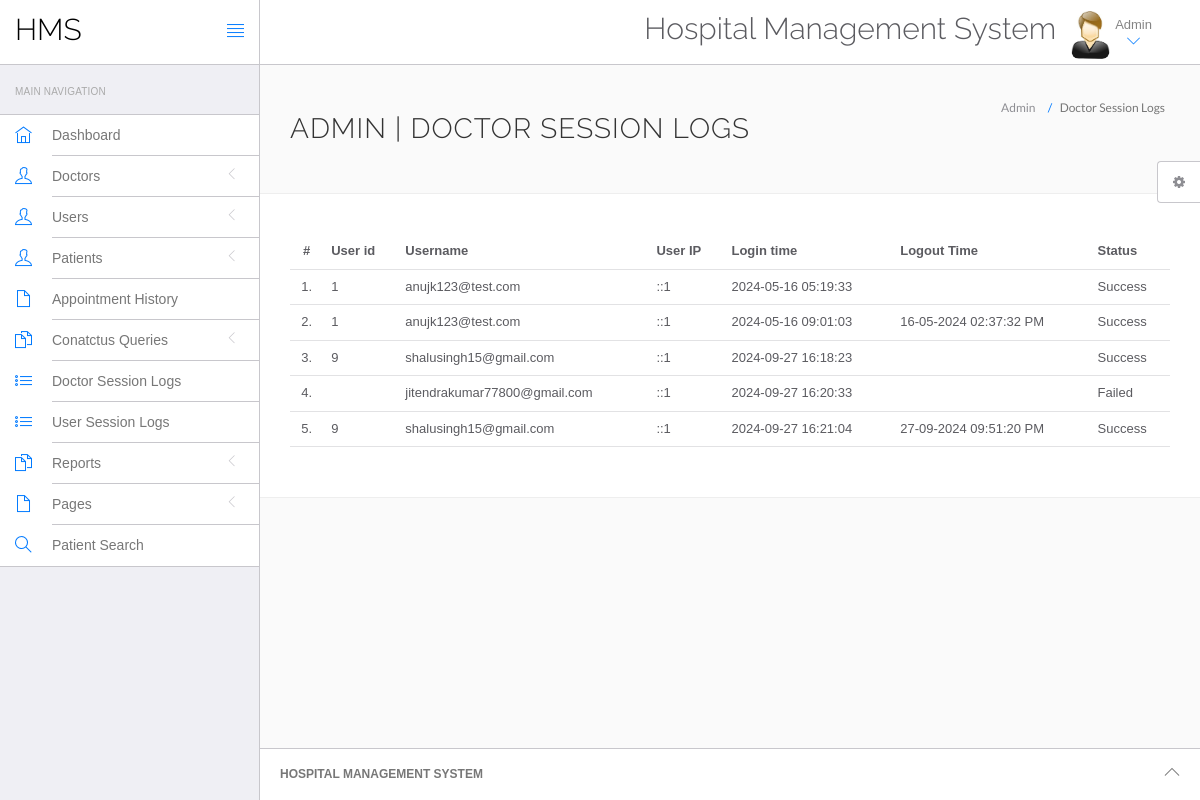
The app's page /hospital/hms/admin/doctor-logs.php (signed in) with its own data.
### tables this page shows
CREATE TABLE `doctorslog` (
  `id` int(11) NOT NULL,
  `uid` int(11) DEFAULT NULL,
  `username` varchar(255) DEFAULT NULL,
  `userip` binary(16) DEFAULT NULL,
  `loginTime` timestamp NULL DEFAULT current_timestamp(),
  `logout` varchar(255) DEFAULT NULL,
  `status` int(11) DEFAULT NULL
);

### hospital/hms/admin/doctor-logs.php (the view, shortened to what this page needs)
<?php
include('include/config.php');
if(strlen($_SESSION['id']==0)) {
 header('location:logout.php');
  } else{
?>
<!DOCTYPE html>
<html lang="en">
	<head>
		<link rel="stylesheet" href="vendor/bootstrap/css/bootstrap.min.css">
		<link rel="stylesheet" href="vendor/fontawesome/css/font-awesome.min.css">
		<link rel="stylesheet" href="vendor/themify-icons/themify-icons.min.css">
		<link href="vendor/animate.css/animate.min.css" rel="stylesheet" media="screen">
		<link href="vendor/perfect-scrollbar/perfect-scrollbar.min.css" rel="stylesheet" media="screen">
		<link href="vendor/switchery/switchery.min.css" rel="stylesheet" media="screen">
		<link href="vendor/bootstrap-touchspin/jquery.bootstrap-touchspin.min.css" rel="stylesheet" media="screen">
		<link href="vendor/select2/select2.min.css" rel="stylesheet" media="screen">
		<link href="vendor/bootstrap-datepicker/bootstrap-datepicker3.standalone.min.css" rel="stylesheet" media="screen">
		<link href="vendor/bootstrap-timepicker/bootstrap-timepicker.min.css" rel="stylesheet" media="screen">
		<link rel="stylesheet" href="assets/css/styles.css">
		<link rel="stylesheet" href="assets/css/plugins.css">
		<link rel="stylesheet" href="assets/css/themes/theme-1.css" id="skin_color" />
	</head>
	<body>
		<div id="app">
<?php include('include/sidebar.php');?>
			<div class="app-content">
					<?php include('include/header.php');?>
				<div class="main-content" >
					<div class="wrap-content container" id="container">
						<section id="page-title">
							<div class="row">
								<div class="col-sm-8">
									<h1 class="mainTitle">Admin  | Doctor Session Logs</h1>
																	</div>
								<ol class="breadcrumb">
									<li>
										<span>Admin </span>
									</li>
									<li class="active">
										<span>Doctor Session Logs</span>
									</li>
								</ol>
							</div>
						</section>
						<div class="container-fluid container-fullw bg-white">
									<div class="row">
								<div class="col-md-12">
									<table class="table table-hover" id="sample-table-1">
										<thead>
											<tr>
												<th class="center">#</th>
												<th class="hidden-xs">User id</th>
												<th>Username</th>
												<th>User IP</th>
												<th>Login time</th>
												<th>Logout Time </th>
												<th> Status </th>
											</tr>
										</thead>
										<tbody>
<?php
$sql=mysqli_query($con,"select * from doctorslog ");
$cnt=1;
while($row=mysqli_fetch_array($sql))
{
?>
											<tr>
												<td class="center"><?php echo $cnt;?>.</td>
												<td class="hidden-xs"><?php echo $row['uid'];?></td>
												<td class="hidden-xs"><?php echo $row['username'];?></td>
												<td><?php echo $row['userip'];?></td>
												<td><?php echo $row['loginTime'];?></td>
												<td><?php echo $row['logout'];?>
												</td>
												<td>
<?php if($row['status']==1)
{
	echo "Success";
}
else
{
	echo "Failed";
}?>
</td>
											</tr>
											<?php
$cnt=$cnt+1;
											 }?>
										</tbody>
									</table>
								</div>
							</div>
								</div>
					</div>
				</div>
			</div>
	<?php include('include/footer.php');?>
	<?php include('include/setting.php');?>
		</div>
	</body>
</html>
<?php } ?>

### hospital/hms/admin/assets/css/themes/theme-1.css (style rules this page uses)
body { background: #FAFAFA; }

### records on screen
doctorslog: uid "1", username "anujk123@test.com", userip "::1", loginTime "2024-05-16 05:19:33", status "Success"
doctorslog: uid "1", username "anujk123@test.com", userip "::1", loginTime "2024-05-16 09:01:03", logout "16-05-2024 02:37:32 PM", status "Success"
doctorslog: uid "9", username "shalusingh15@gmail.com", userip "::1", loginTime "2024-09-27 16:18:23", status "Success"
doctorslog: username "jitendrakumar77800@gmail.com", userip "::1", loginTime "2024-09-27 16:20:33", status "Failed"
doctorslog: uid "9", username "shalusingh15@gmail.com", userip "::1", loginTime "2024-09-27 16:21:04", logout "27-09-2024 09:51:20 PM", status "Success"
